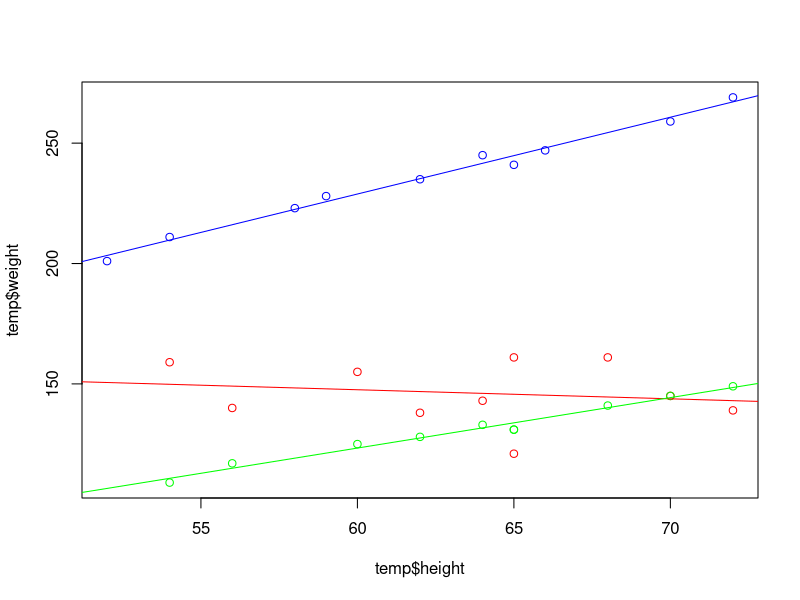

The R source for this figure:
#http://www.ats.ucla.edu/stat/spss/library/hetreg.htm

library(car)
#options("contrasts" = c("contr.treatment", "contr.poly"))

tempdata <- c("  1 1  56 140
 				 2 1  60 155
 				 3 1  64 143
 				 4 1  68 161
				 5 1  72 139
				 6 1  54 159
				 7 1  62 138
				 8 1  65 121
				 9 1  65 161
				10 1  70 145
				11 2  56 117
				12 2  60 125
				13 2  64 133
				14 2  68 141
				15 2  72 149
				16 2  54 109
				17 2  62 128
				18 2  65 131
				19 2  65 131
				20 2  70 145
				21 3  54 211
				22 3  58 223
				23 3  62 235
				24 3  66 247
				25 3  70 259
				26 3  52 201
				27 3  59 228
				28 3  64 245
				29 3  65 241
				30 3  72 269")

temp <- read.table(textConnection(tempdata, open = "r"))[,2:4]

names(temp) <- c("diet", "height", "weight")

plot(temp$height, temp$weight, col=c("red", "green", "blue")[temp$diet])

temp$diet <- factor(temp$diet)

# 1. ANOVA
fit1 <- lm(weight ~ diet, data=temp)
summary(fit1)
anova(fit1)

# 2. Standard ANCOVA
fit2 <- lm(weight ~ diet + height, data=temp)
summary(fit2)
Anova(fit2, type = "III")

# 3. Slopes for each diet group
fit3 <- lm(weight ~ diet * height, data=temp)
summary(fit3)
Anova(fit3, type = "III")
abline(fit3$coefficients[1], fit3$coefficients[4], col = "red")
abline(fit3$coefficients[1]+fit3$coefficients[2], fit3$coefficients[4]+fit3$coefficients[5], col = "green")
abline(fit3$coefficients[1]+fit3$coefficients[3], fit3$coefficients[4]+fit3$coefficients[6], col = "blue")

